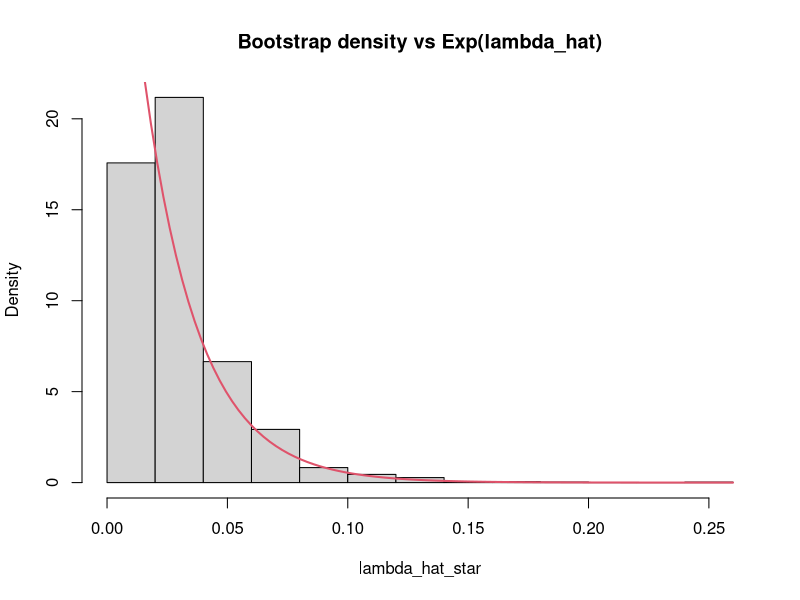

Recreate this plot in R.
library(boot)
set.seed(23)
head(aircondit)
# using the diff function to generate the differences
times <- diff(aircondit$hours)
print(times)
# the MLE of of lambda is the sample mean
lambda_hat <-  1 / mean(times)
# bootstrap trials
b <- 2000
lambda_hat_star <- numeric(b)
for (i in 1:b) {
  x_star <- sample(times, length(times), replace = TRUE)
  lambda_hat_star[i] <-  1 / mean(x_star)
}
cat("The bias is given by ", lambda_hat - mean(lambda_hat_star),
    " the difference between the emprical and bootstrapped mean\n",
    " and the standard error is the sampl standard deviation of",
    " the bootstrap estimate", sd(lambda_hat_star), "\n")
hist(lambda_hat_star, probability = TRUE,
     main = "Bootstrap density vs Exp(lambda_hat)")
# density curve
y <- function(x) {
  dexp(x, 1 / lambda_hat)
}
curve(y(x), col = 2, lwd = 2, add = TRUE)

boot_se <- function(x) {
  # function that takes in a bootstrap sample and outputs its standard error
}

# question 3
# defining out  1 / lambda
data(aircondit, package = "boot")
